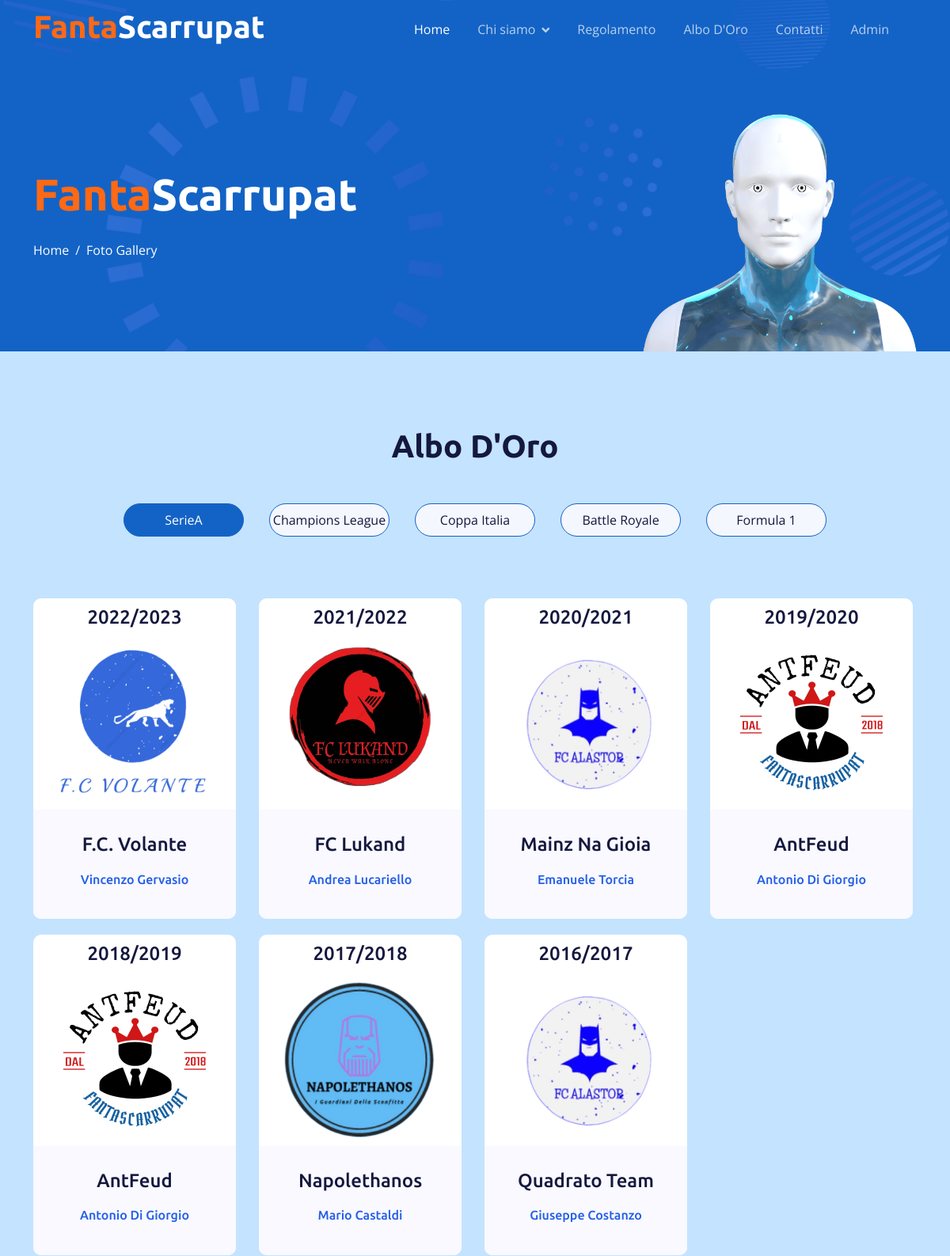
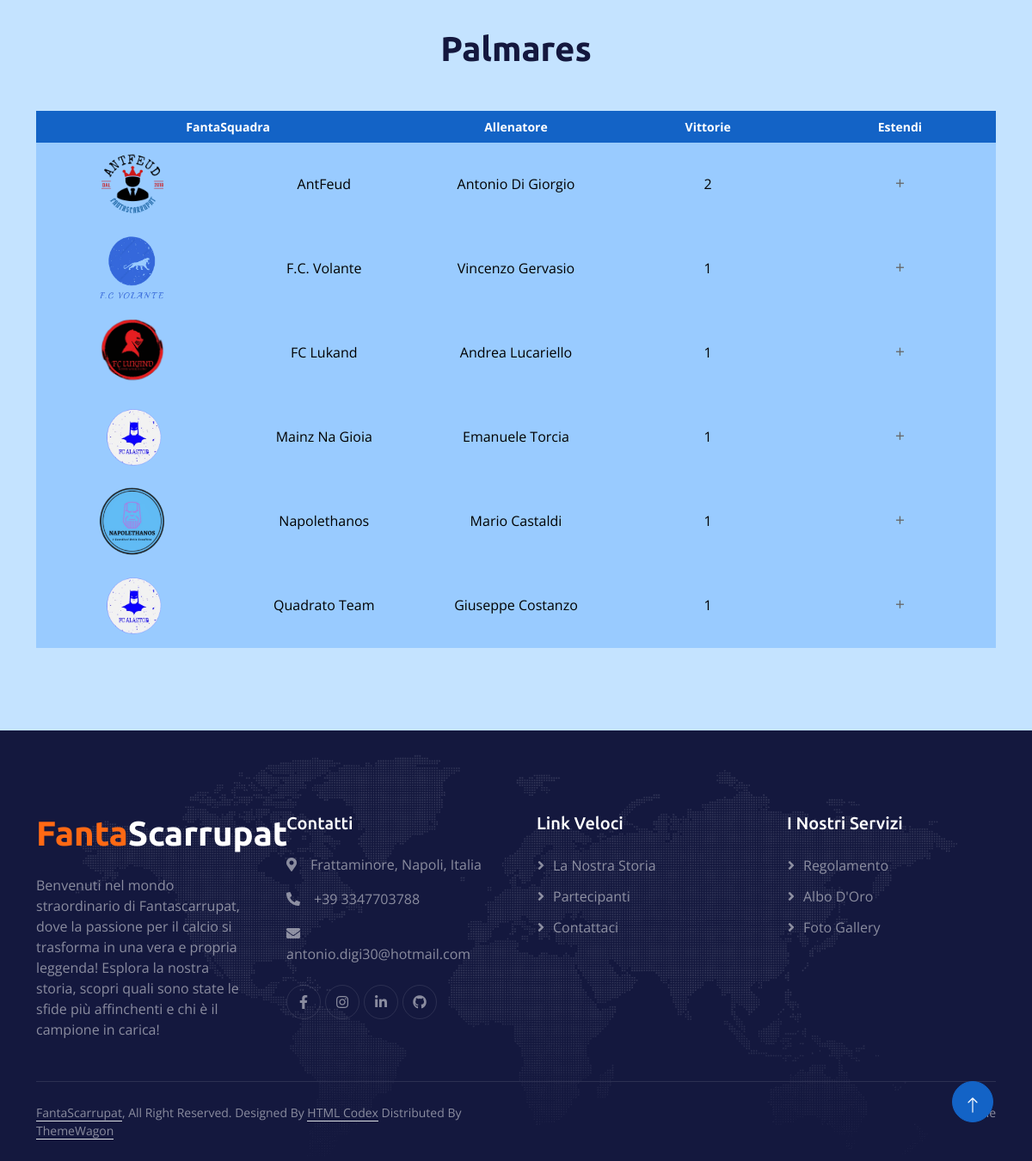
The page /alboDOro.php on the database its author committed (2 pictures, top to bottom).
### tables this page shows
CREATE TABLE competizione_disputata (
                                      id_competizione_disputata INT PRIMARY KEY AUTO_INCREMENT NOT NULL,
                                      nome_competizione VARCHAR(100) NOT NULL,
                                      anno INT NOT NULL,
                                      vincitore VARCHAR(100) NOT NULL,
                                      FOREIGN KEY (nome_competizione) REFERENCES competizione(nome_competizione),
                                      FOREIGN KEY (vincitore) REFERENCES fantasquadra(nome_fantasquadra)
);

CREATE TABLE fantasquadra (
                            nome_fantasquadra VARCHAR(100) PRIMARY KEY NOT NULL,
                            scudetto VARCHAR(100),
                            fantallenatore VARCHAR(100) NOT NULL,
                            immagine_fantallenatore VARCHAR(100) NOT NULL,
                            flag_attuale VARCHAR(1) NOT NULL  
);

### alboDOro.php (the view, shortened to what this page needs)
<!DOCTYPE html>
<html lang="en">
<head>
  <link href="https://cdnjs.cloudflare.com/ajax/libs/font-awesome/5.10.0/css/all.min.css" rel="stylesheet">
  <link href="https://cdn.jsdelivr.net/npm/bootstrap-icons@1.4.1/font/bootstrap-icons.css" rel="stylesheet">
  <link href="lib/animate/animate.min.css" rel="stylesheet">
  <link href="lib/owlcarousel/assets/owl.carousel.min.css" rel="stylesheet">
  <link href="css/bootstrap.min.css" rel="stylesheet">
  <link href="css/style.css" rel="stylesheet">
</head>
<body>
<?php
    include 'php/contVisual.php';
?>
<div class="container-fluid pt-5 bg-primary hero-header">
  <div class="container pt-5">
    <div class="row g-5 pt-5">
      <div class="col-lg-6 align-self-center text-center text-lg-start mb-lg-5">
        <h1 class="display-4 text-white mb-4 animated slideInRight">
          <span class="text-color1">Fanta</span><span class="text-color2">Scarrupat</span>
        </h1>
        <nav aria-label="breadcrumb">
          <ol class="breadcrumb justify-content-center justify-content-lg-start mb-0">
            <li class="breadcrumb-item"><a class="text-white" href="index.php">Home</a></li>
            <li class="breadcrumb-item text-white active" aria-current="page">Foto Gallery</li>
          </ol>
        </nav>
      </div>
      <div class="col-lg-6 align-self-end text-center text-lg-end">
        <img class="img-fluid" src="img/hero-img.png" alt="" style="max-height: 300px;">
      </div>
    </div>
  </div>
</div>
<div class="container-fluid destination py-5">
  <div class="container py-5">
    <div class="mx-auto text-center mb-5" style="max-width: 900px;">
      <div class="text-center mx-auto mb-5 wow fadeInUp" data-wow-delay="0.1s" style="max-width: 500px;">
        <h1 class="display-6 mb-5">Albo D'Oro</h1>
      </div>
    </div>
    <div class="tab-class text-center">
      <ul class="nav nav-pills d-inline-flex justify-content-center mb-5">
        <li class="nav-item">
          <a class="d-flex mx-3 py-2 border border-primary bg-light rounded-pill active" data-bs-toggle="pill" href="#SerieA">
            <span class="text-dark" style="width: 150px;">SerieA</span>
          </a>
        </li>
        <li class="nav-item">
          <a class="d-flex py-2 mx-3 border border-primary bg-light rounded-pill" data-bs-toggle="pill" href="#ChampionsLeague">
            <span class="text-dark" style="width: 150px;">Champions League</span>
          </a>
        </li>
        <li class="nav-item">
          <a class="d-flex mx-3 py-2 border border-primary bg-light rounded-pill" data-bs-toggle="pill" href="#CoppaItalia">
            <span class="text-dark" style="width: 150px;">Coppa Italia</span>
          </a>
        </li>
        <li class="nav-item">
          <a class="d-flex mx-3 py-2 border border-primary bg-light rounded-pill" data-bs-toggle="pill" href="#BattleRoyale">
            <span class="text-dark" style="width: 150px;">Battle Royale</span>
          </a>
        </li>
        <li class="nav-item">
          <a class="d-flex mx-3 py-2 border border-primary bg-light rounded-pill" data-bs-toggle="pill" href="#Formula1">
            <span class="text-dark" style="width: 150px;">Formula 1</span>
          </a>
        </li>
      </ul>
      <div class="tab-content">
        <div id="SerieA" class="tab-pane fade show p-0 active">
          <div class="row">
            <?php
            $query = "SELECT C.anno, F.nome_fantasquadra, F.scudetto, F.fantallenatore, C.nome_competizione FROM competizione_disputata as C,
              fantasquadra AS F WHERE F.nome_fantasquadra = C.vincitore AND nome_competizione = 'Serie A' ORDER BY C.anno DESC";
            $result = $conn->query($query);
            if ($result->num_rows > 0) {
              while($row = $result->fetch_assoc()) {
                ?>
                <div class="col-lg-3 col-md-6">
                  <a href="#" class="dettagli-link" data-competizione="<?php echo $row["nome_competizione"]?>" data-anno="<?php echo $row["anno"]; ?>">
                    <div class="single-unique-product">
                      <div class="descAnno">
                        <h4>
                          <?PHP echo $row["anno"]-1 ?>/<?PHP echo $row["anno"]?>
                        </h4>
                      </div>
                      <img class="img-fluid" src="img/scudetti/<?PHP echo$row["scudetto"]?>" alt="">
                      <div class="descVin">
                        <h4>
                          <?PHP echo $row["nome_fantasquadra"]?>
                        </h4>
                        <h6>
                          <?PHP echo $row["fantallenatore"]?>
                        </h6>
                      </div>
                    </div>
                  </a>
                </div>
                <?php
              }
            }
            ?>
          </div>
          <br>
          <div class="text-center mx-auto mb-5 wow fadeInUp" data-wow-delay="0.1s" style="max-width: 500px;">
            <h1 class="display-6 mb-5">Palmares</h1>
          </div>
          <div class="row">
            <div class="col-md-12">
              <div class="table-responsive">
                <table class="table">
                  <thead class="thead-primary">
                  <tr>
                    <th colspan="2">FantaSquadra</th>
                    <th>Allenatore</th>
                    <th>Vittorie</th>
                    <th>Estendi</th>
                  </tr>
                  </thead>
                  <tbody>
                  <?php
                  $query = "SELECT COUNT(id_competizione_disputata) as vittorie, F.nome_fantasquadra, F.scudetto, F.fantallenatore,
                          GROUP_CONCAT(DISTINCT CONCAT(' ', (C.anno) - 1), '/', C.anno) AS anni_vittoria
                          FROM competizione_disputata as C, fantasquadra AS F
                          WHERE F.nome_fantasquadra = C.vincitore AND nome_competizione = 'Serie A'
                          GROUP BY F.nome_fantasquadra ORDER BY vittorie DESC";
                  $result = $conn->query($query);
                  if ($result->num_rows > 0) {
                    while($row = $result->fetch_assoc()) {
                      ?>
                      <tr>
                        <th><img class="img-fluid-logo" src="img/scudetti/<?php echo $row["scudetto"]?>"></th>
                        <td><?php echo $row["nome_fantasquadra"]?></td>
                        <td><?php echo $row["fantallenatore"]?></td>
                        <td><?php echo $row["vittorie"]?></td>
                        <td><span class="toggle-icon">+</span></td>
                      </tr>
                      <?php
                    }
                  }
                  ?>
                  </tbody>
                </table>
              </div>
            </div>
          </div>
        </div>
      </div>
    </div>
  </div>
</div>
<a href="#" class="btn btn-lg btn-primary btn-lg-square back-to-top pt-2"><i class="bi bi-arrow-up"></i></a>
</body>
</html>

### css/style.css (style rules this page uses)
:root { --primary: #1363C6; --secondary: #15ACE1; --light: #F4F7FE; --dark: #14183E; }
.text-color1 { color: #FF6914; }
.text-color2 { color: #FFFFFF; }
.back-to-top { position: fixed; display: none; right: 45px; bottom: 45px; z-index: 99; }
h1, h2, h3, .fw-bold { font-weight: 700 !important; }
h4, h5, h6, .fw-medium { font-weight: 500 !important; }
.btn { font-weight: 500; transition: .5s; }
.btn-lg-square { width: 48px; height: 48px; }
.btn-square, .btn-sm-square, .btn-lg-square { padding: 0; display: flex; align-items: center; justify-content: center; font-weight: normal; border-radius: 50px; }
* { box-sizing: border-box; }
.table { width: 100%; margin: 0 auto; background: #ffffff; -webkit-box-shadow: 0px 5px 12px -12px rgba(0, 0, 0, 0.29); -moz-box-shadow: 0px 5px 12px -12px rgba(0, 0, 0, 0.29); box-shadow: 0px 5px 12px -12px rgba(0, 0, 0, 0.29); text-align: center; table-layout: fixed; }
.table thead.thead-primary { background: var(--primary); }
.table thead th { border: none; font-size: 14px; color: #ffffff; }
.table tbody tr { margin-bottom: 10px; }
.table tbody th, .table tbody td { border: none; font-size: 16px; background: #99cbff; vertical-align: middle; border-bottom: 2px solid #99cbff; color: black; }
.table tbody td:nth-child(odd) { background: #99cbff; border-bottom: 2px solid #99cbff; }
.img-fluid-logo { width: 80px; height: 80px; align-content: center; }
.toggle-icon { cursor: pointer; font-size: 1.2em; color: #666; transition: transform 0.3s; }
.destination .tab-class .nav-item { padding: 0 0 20px 0; }
.destination .tab-class .nav-item a.active { background: var(--bs-primary) !important; }
.destination .tab-class .nav-item a.active span { color: var(--bs-white) !important; }
.single-unique-product { background-color: #fff; text-align: center; border-radius: 10px; margin: 10px 5px 10px 0; -webkit-transition: all 0.3s ease 0s; -moz-transition: all 0.3s ease 0s; -o-transition: all 0.3s ease 0s; transition: all 0.3s ease 0s; }
.single-unique-product img { padding: 0px; width: 200px; height: 200px; margin-bottom: 10px; }
.single-unique-product h6 { color: #235ee7; margin-top: 20px; margin-bottom: 10px; }
.single-unique-product .descAnno { padding: 10px 0; border-bottom-right-radius: 10px; border-bottom-left-radius: 10px; }
.single-unique-product .descVin { background-color: #f9f9ff; padding: 30px 0; border-bottom-right-radius: 10px; border-bottom-left-radius: 10px; }
.sticky-top { top: -150px; transition: .5s; }
.navbar { padding: 11px 0 !important; height: 75px; }
.navbar .navbar-nav .nav-link { margin-right: 35px; padding: 0; color: rgba(255, 255, 255, .7); outline: none; }
.navbar .navbar-nav .nav-link:hover, .navbar .navbar-nav .nav-link.active { color: rgba(255, 255, 255, 1); }
.navbar .dropdown-toggle::after { border: none; content: "\f107"; font-family: "Font Awesome 5 Free"; font-weight: 900; vertical-align: middle; margin-left: 8px; }
.hero-header { margin-top: -75px; background: url(../img/bg-hero.png) center center no-repeat; background-size: cover; }
.hero-header .breadcrumb-item+.breadcrumb-item::before { color: var(--light); }
.footer { background: url(../img/footer.png) center center no-repeat; background-size: contain; }
.footer .btn.btn-social { margin-right: 5px; width: 40px; height: 40px; display: flex; align-items: center; justify-content: center; color: rgba(255,255,255,.5); border: 1px solid rgba(256, 256, 256, .1); border-radius: 40px; transition: .3s; }
.footer .btn.btn-link { display: block; margin-bottom: 10px; padding: 0; text-align: left; color: rgba(255,255,255,.5); font-weight: normal; transition: .3s; }
.footer .btn.btn-link::before { position: relative; content: "\f105"; font-family: "Font Awesome 5 Free"; font-weight: 900; margin-right: 10px; }
.footer .copyright { padding: 25px 0; font-size: 14px; border-top: 1px solid rgba(256, 256, 256, .1); }
.footer .copyright a { color: rgba(255,255,255,.5); }
.footer .footer-menu a { margin-right: 15px; padding-right: 15px; border-right: 1px solid rgba(255, 255, 255, .1); }
.footer .footer-menu a:last-child { margin-right: 0; padding-right: 0; border-right: none; }

### rows shown on the page
competizione_disputata: $row['anno']-1 "2022", anno "2023", vincitore.scudetto (picture), vincitore.nome_fantasquadra "F.C. Volante", vincitore.fantallenatore "Vincenzo Gervasio"
competizione_disputata: $row['anno']-1 "2021", anno "2022", vincitore.scudetto (picture), vincitore.nome_fantasquadra "FC Lukand", vincitore.fantallenatore "Andrea Lucariello"
competizione_disputata: $row['anno']-1 "2020", anno "2021", vincitore.scudetto (picture), vincitore.nome_fantasquadra "Mainz Na Gioia", vincitore.fantallenatore "Emanuele Torcia"
competizione_disputata: $row['anno']-1 "2019", anno "2020", vincitore.scudetto (picture), vincitore.nome_fantasquadra "AntFeud", vincitore.fantallenatore "Antonio Di Giorgio"
competizione_disputata: $row['anno']-1 "2018", anno "2019", vincitore.scudetto (picture), vincitore.nome_fantasquadra "AntFeud", vincitore.fantallenatore "Antonio Di Giorgio"
competizione_disputata: $row['anno']-1 "2017", anno "2018", vincitore.scudetto (picture), vincitore.nome_fantasquadra "Napolethanos", vincitore.fantallenatore "Mario Castaldi"
competizione_disputata: $row['anno']-1 "2016", anno "2017", vincitore.scudetto (picture), vincitore.nome_fantasquadra "Quadrato Team", vincitore.fantallenatore "Giuseppe Costanzo"
fantasquadra: scudetto (picture), nome_fantasquadra "AntFeud", fantallenatore "Antonio Di Giorgio", vittorie "2"
fantasquadra: scudetto (picture), nome_fantasquadra "F.C. Volante", fantallenatore "Vincenzo Gervasio", vittorie "1"
fantasquadra: scudetto (picture), nome_fantasquadra "FC Lukand", fantallenatore "Andrea Lucariello", vittorie "1"
fantasquadra: scudetto (picture), nome_fantasquadra "Mainz Na Gioia", fantallenatore "Emanuele Torcia", vittorie "1"
fantasquadra: scudetto (picture), nome_fantasquadra "Napolethanos", fantallenatore "Mario Castaldi", vittorie "1"
fantasquadra: scudetto (picture), nome_fantasquadra "Quadrato Team", fantallenatore "Giuseppe Costanzo", vittorie "1"
